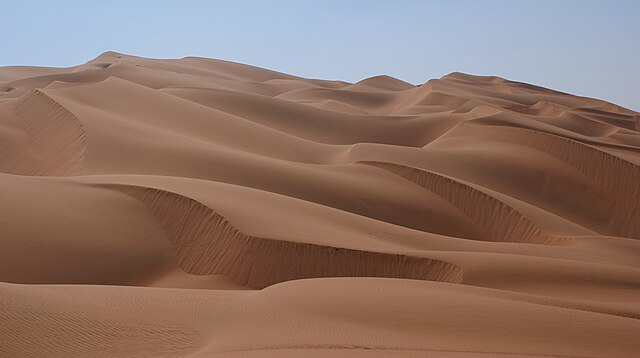
#> input picture 3week/desert.JPG, 640 x 358 px, found by its file name
$ python ex9.py
#> lines starting #> are read from the running program, lines starting #| are printed output that depends on the picture; after the words box and inside, x2 and y2 are one past the last pixel; in counts of white or black regions, pixels touching at a corner belong together
import cv2
import numpy as np

# 이미지 파일 경로
image_path = '3week/desert.jpg'

# 이미지 읽기
img = cv2.imread(image_path)
#> img is the input picture: shape (358, 640, 3); mean B, G, R 103.7, 115, 141

# 이미지가 정상적으로 읽혔는지 확인
if img is None:
    print(f"이미지를 읽을 수 없습니다: {image_path}")
else:
    # 이미지 정보 출력
    print(f"이미지 정보:")
    print(f"크기: {img.shape}")
#| 크기: (358, 640, 3)
    print(f"높이: {img.shape[0]}, 너비: {img.shape[1]}, 채널: {img.shape[2]}")
#| 높이: 358, 너비: 640, 채널: 3

    # BGR을 그레이스케일로 변환
    gray_img = cv2.cvtColor(img, cv2.COLOR_BGR2GRAY)
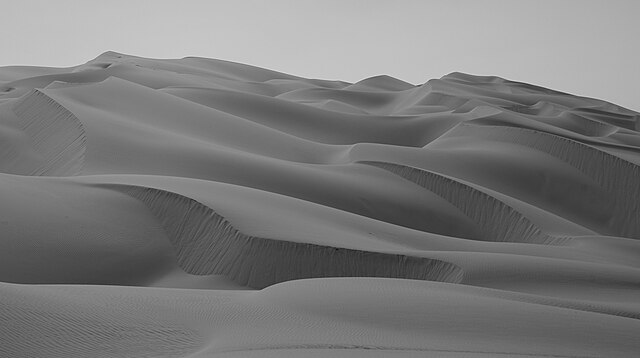
#> gray_img: shape (358, 640); min 13, max 226, mean 121.5

    print("\n그레이스케일로 변환 완료")
    print("엣지 추출 중...")

    # 가우시안 블러 적용 (노이즈 제거)
    blurred = cv2.GaussianBlur(gray_img, (5, 5), 0)

    # Canny 엣지 검출
    edges = cv2.Canny(blurred, 50, 150)
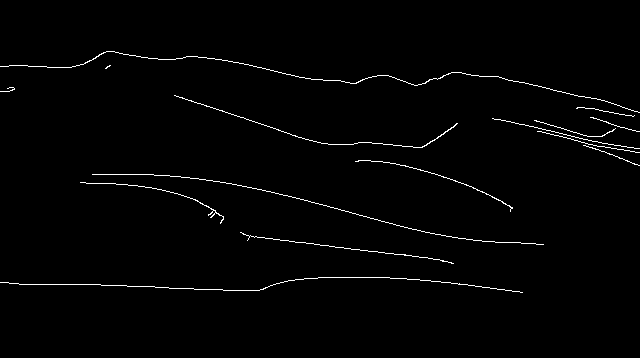
#> edges: shape (358, 640); 1.3% white in thin lines or dots, all inside (x1, y1, x2, y2) = (0, 51, 640, 293)

    # 원본 이미지 표시
    cv2.imshow('Original Image', img)
    cv2.waitKey(0)

    # 그레이스케일 이미지 표시
    cv2.imshow('Grayscale Image', gray_img)
    cv2.waitKey(0)

    # 엣지 추출 결과 표시
    cv2.imshow('Edges Detected', edges)
    cv2.waitKey(0)

    # 모든 창 닫기
    cv2.destroyAllWindows()

    print("엣지 추출 완료")

$ run again, with 3week/mountain.jpg copied over 3week/desert.JPG
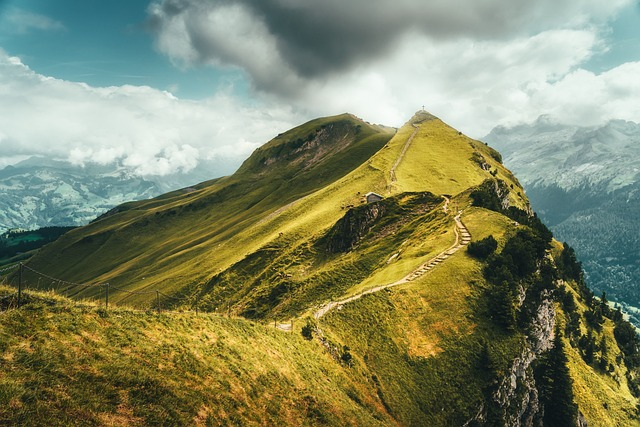
#> input picture 3week/mountain.jpg, 640 x 427 px, found by its file name
#> img is the input picture: shape (427, 640, 3); mean B, G, R 101, 134.3, 129.4
#| 크기: (427, 640, 3)
#| 높이: 427, 너비: 640, 채널: 3
#> `gray_img = cv2.cvtColor(img, cv2.COLOR_BGR2GRAY)`:
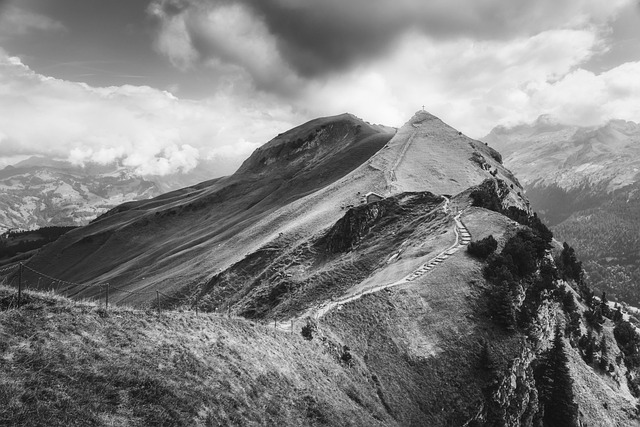
#> gray_img: shape (427, 640); min 3, max 253, mean 129
#> `edges = cv2.Canny(blurred, 50, 150)`:
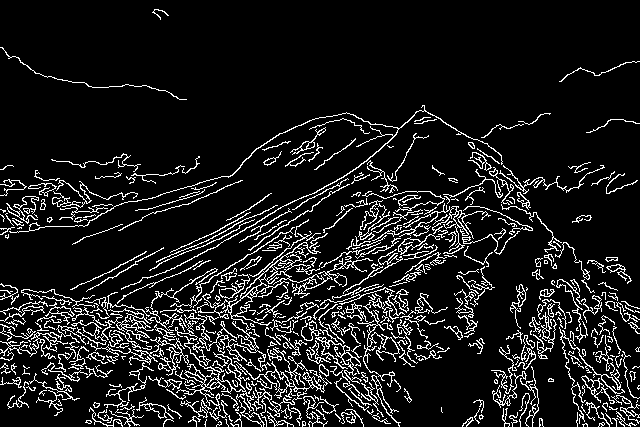
#> edges: shape (427, 640); 10.8% white in thin lines or dots

$ run again, with 3week/apple.png saved as 3week/desert.JPG
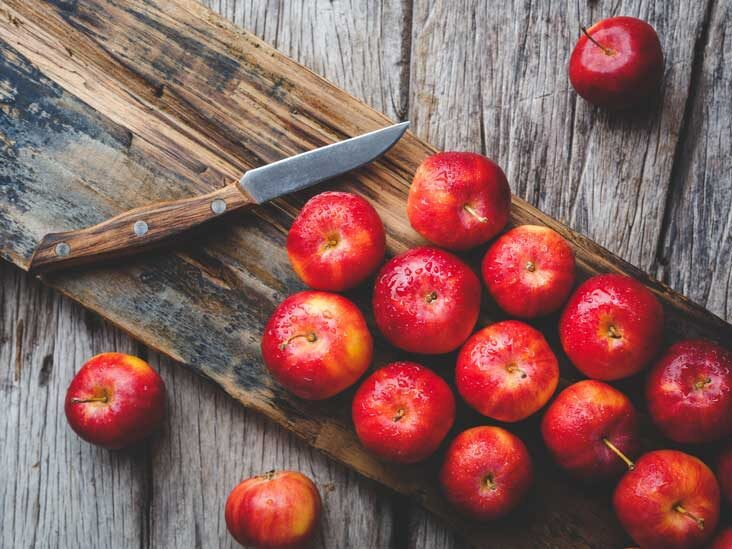
#> input picture 3week/apple.png, 732 x 549 px, found by its file name
#> img is the input picture: shape (549, 732, 3); mean B, G, R 93.3, 96.3, 138.4
#| 크기: (549, 732, 3)
#| 높이: 549, 너비: 732, 채널: 3
#> `gray_img = cv2.cvtColor(img, cv2.COLOR_BGR2GRAY)`:
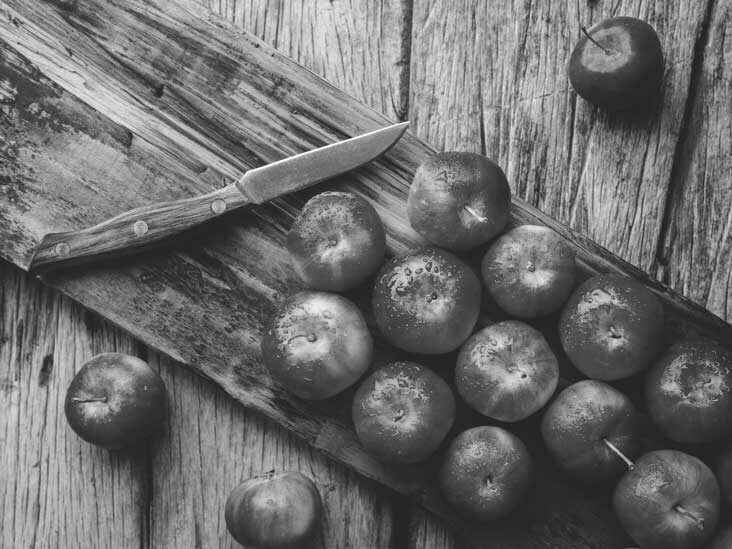
#> gray_img: shape (549, 732); min 21, max 255, mean 108.5
#> `edges = cv2.Canny(blurred, 50, 150)`:
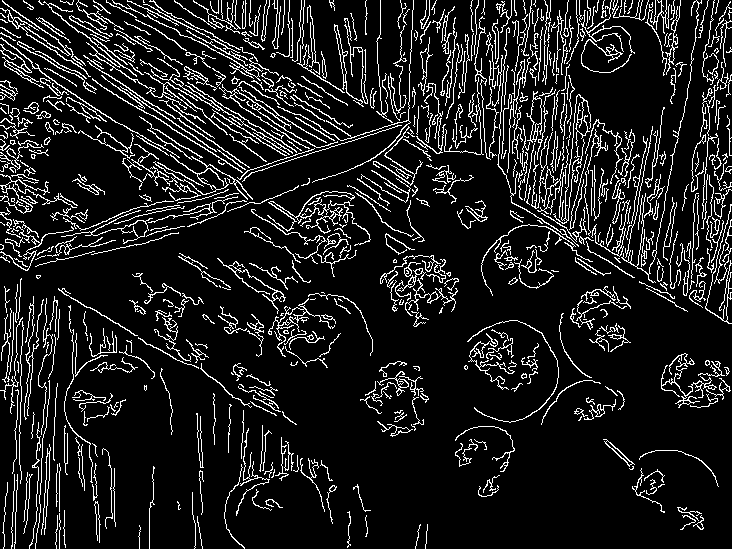
#> edges: shape (549, 732); 11.6% white in thin lines or dots
